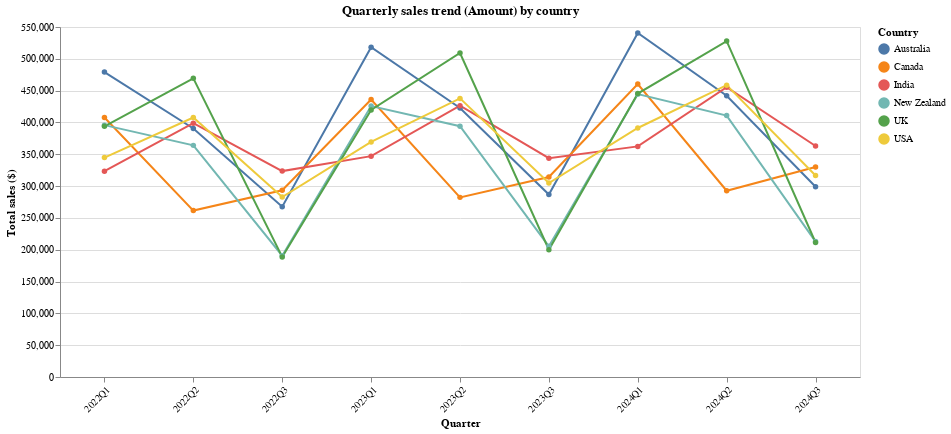

Here is the notebook cell this chart was saved with:
### Markdown cell above
### Visual 1: Quarterly sales trend by country

### Code cell
import altair as alt

# Aggregate to quarterly totals (less noisy than monthly, easier to compare trends)
df["Quarter_start"] = df["Date"].dt.to_period("Q").dt.start_time
df["Quarter_label"] = df["Date"].dt.to_period("Q").astype(str)  # e.g., 2022Q1

quarterly = (
    df.groupby(["Quarter_start", "Quarter_label", "Country"], as_index=False)
      .agg(total_amount=("Amount", "sum"))
      .sort_values(["Quarter_start", "Country"])
)

# Visual 1: Quarterly sales trend by country
chart_q = (
    alt.Chart(quarterly)
    .mark_line(point=True)
    .encode(
        x=alt.X(
            "Quarter_label:N",
            sort=alt.SortField(field="Quarter_start", order="ascending"),
            axis=alt.Axis(title="Quarter", labelAngle=-45)
        ),
        y=alt.Y(
            "total_amount:Q",
            axis=alt.Axis(title="Total sales ($)", format=",.0f")
        ),
        color=alt.Color("Country:N", legend=alt.Legend(title="Country"))
    )
    .properties(title="Quarterly sales trend (Amount) by country", width=800, height=350)
)

chart_q

### Figure 1 — Vega-Lite specification as saved in the notebook (floating-point values rounded to 4 significant figures)
{"config": {"view": {"continuousWidth": 300, "continuousHeight": 300}}, "data": {"name": "data-0d6d43196edecd9871f621258f024577"}, "mark": {"type": "line", "point": true}, "encoding": {"color": {"field": "Country", "legend": {"title": "Country"}, "type": "nominal"}, "x": {"axis": {"labelAngle": -45, "title": "Quarter"}, "field": "Quarter_label", "sort": {"field": "Quarter_start", "order": "ascending"}, "type": "nominal"}, "y": {"axis": {"format": ",.0f", "title": "Total sales ($)"}, "field": "total_amount", "type": "quantitative"}}, "height": 350, "title": "Quarterly sales trend (Amount) by country", "width": 800, "$schema": "https://vega.github.io/schema/vega-lite/v6.1.0.json", "datasets": {"data-0d6d43196edecd9871f621258f024577": [{"Quarter_start": "2022-01-01T00:00:00", "Quarter_label": "2022Q1", "Country": "Australia", "total_amount": 479200.0}, {"Quarter_start": "2022-01-01T00:00:00", "Quarter_label": "2022Q1", "Country": "Canada", "total_amount": 407900.0}, {"Quarter_start": "2022-01-01T00:00:00", "Quarter_label": "2022Q1", "Country": "India", "total_amount": 323400.0}, {"Quarter_start": "2022-01-01T00:00:00", "Quarter_label": "2022Q1", "Country": "New Zealand", "total_amount": 395800.0}, {"Quarter_start": "2022-01-01T00:00:00", "Quarter_label": "2022Q1", "Country": "UK", "total_amount": 394000.0}, {"Quarter_start": "2022-01-01T00:00:00", "Quarter_label": "2022Q1", "Country": "USA", "total_amount": 344800.0}, {"Quarter_start": "2022-04-01T00:00:00", "Quarter_label": "2022Q2", "Country": "Australia", "total_amount": 390500.0}, {"Quarter_start": "2022-04-01T00:00:00", "Quarter_label": "2022Q2", "Country": "Canada", "total_amount": 261500.0}, {"Quarter_start": "2022-04-01T00:00:00", "Quarter_label": "2022Q2", "Country": "India", "total_amount": 398900.0}, {"Quarter_start": "2022-04-01T00:00:00", "Quarter_label": "2022Q2", "Country": "New Zealand", "total_amount": 364000.0}, {"Quarter_start": "2022-04-01T00:00:00", "Quarter_label": "2022Q2", "Country": "UK", "total_amount": 469300.0}, {"Quarter_start": "2022-04-01T00:00:00", "Quarter_label": "2022Q2", "Country": "USA", "total_amount": 407800.0}, {"Quarter_start": "2022-07-01T00:00:00", "Quarter_label": "2022Q3", "Country": "Australia", "total_amount": 267600.0}, {"Quarter_start": "2022-07-01T00:00:00", "Quarter_label": "2022Q3", "Country": "Canada", "total_amount": 293500.0}, {"Quarter_start": "2022-07-01T00:00:00", "Quarter_label": "2022Q3", "Country": "India", "total_amount": 323600.0}, {"Quarter_start": "2022-07-01T00:00:00", "Quarter_label": "2022Q3", "Country": "New Zealand", "total_amount": 190600.0}, {"Quarter_start": "2022-07-01T00:00:00", "Quarter_label": "2022Q3", "Country": "UK", "total_amount": 188500.0}, {"Quarter_start": "2022-07-01T00:00:00", "Quarter_label": "2022Q3", "Country": "USA", "total_amount": 282800.0}, {"Quarter_start": "2023-01-01T00:00:00", "Quarter_label": "2023Q1", "Country": "Australia", "total_amount": 518100.0}, {"Quarter_start": "2023-01-01T00:00:00", "Quarter_label": "2023Q1", "Country": "Canada", "total_amount": 436000.0}, {"Quarter_start": "2023-01-01T00:00:00", "Quarter_label": "2023Q1", "Country": "India", "total_amount": 347000.0}, {"Quarter_start": "2023-01-01T00:00:00", "Quarter_label": "2023Q1", "Country": "New Zealand", "total_amount": 425800.0}, {"Quarter_start": "2023-01-01T00:00:00", "Quarter_label": "2023Q1", "Country": "UK", "total_amount": 419700.0}, {"Quarter_start": "2023-01-01T00:00:00", "Quarter_label": "2023Q1", "Country": "USA", "total_amount": 369400.0}, {"Quarter_start": "2023-04-01T00:00:00", "Quarter_label": "2023Q2", "Country": "Australia", "total_amount": 422700.0}, {"Quarter_start": "2023-04-01T00:00:00", "Quarter_label": "2023Q2", "Country": "Canada", "total_amount": 282300.0}, {"Quarter_start": "2023-04-01T00:00:00", "Quarter_label": "2023Q2", "Country": "India", "total_amount": 426400.0}, {"Quarter_start": "2023-04-01T00:00:00", "Quarter_label": "2023Q2", "Country": "New Zealand", "total_amount": 394000.0}, {"Quarter_start": "2023-04-01T00:00:00", "Quarter_label": "2023Q2", "Country": "UK", "total_amount": 509200.0}, {"Quarter_start": "2023-04-01T00:00:00", "Quarter_label": "2023Q2", "Country": "USA", "total_amount": 437800.0}, {"Quarter_start": "2023-07-01T00:00:00", "Quarter_label": "2023Q3", "Country": "Australia", "total_amount": 286800.0}, {"Quarter_start": "2023-07-01T00:00:00", "Quarter_label": "2023Q3", "Country": "Canada", "total_amount": 314200.0}, {"Quarter_start": "2023-07-01T00:00:00", "Quarter_label": "2023Q3", "Country": "India", "total_amount": 343900.0}, {"Quarter_start": "2023-07-01T00:00:00", "Quarter_label": "2023Q3", "Country": "New Zealand", "total_amount": 205300.0}, {"Quarter_start": "2023-07-01T00:00:00", "Quarter_label": "2023Q3", "Country": "UK", "total_amount": 200000.0}, {"Quarter_start": "2023-07-01T00:00:00", "Quarter_label": "2023Q3", "Country": "USA", "total_amount": 304800.0}, {"Quarter_start": "2024-01-01T00:00:00", "Quarter_label": "2024Q1", "Country": "Australia", "total_amount": 540500.0}, {"Quarter_start": "2024-01-01T00:00:00", "Quarter_label": "2024Q1", "Country": "Canada", "total_amount": 460300.0}, {"Quarter_start": "2024-01-01T00:00:00", "Quarter_label": "2024Q1", "Country": "India", "total_amount": 362400.0}, {"Quarter_start": "2024-01-01T00:00:00", "Quarter_label": "2024Q1", "Country": "New Zealand", "total_amount": 444500.0}, {"Quarter_start": "2024-01-01T00:00:00", "Quarter_label": "2024Q1", "Country": "UK", "total_amount": 445400.0}, {"Quarter_start": "2024-01-01T00:00:00", "Quarter_label": "2024Q1", "Country": "USA", "total_amount": 391300.0}, {"Quarter_start": "2024-04-01T00:00:00", "Quarter_label": "2024Q2", "Country": "Australia", "total_amount": 442000.0}, {"Quarter_start": "2024-04-01T00:00:00", "Quarter_label": "2024Q2", "Country": "Canada", "total_amount": 292700.0}, {"Quarter_start": "2024-04-01T00:00:00", "Quarter_label": "2024Q2", "Country": "India", "total_amount": 455300.0}, {"Quarter_start": "2024-04-01T00:00:00", "Quarter_label": "2024Q2", "Country": "New Zealand", "total_amount": 410800.0}, {"Quarter_start": "2024-04-01T00:00:00", "Quarter_label": "2024Q2", "Country": "UK", "total_amount": 527800.0}, {"Quarter_start": "2024-04-01T00:00:00", "Quarter_label": "2024Q2", "Country": "USA", "total_amount": 458600.0}, {"Quarter_start": "2024-07-01T00:00:00", "Quarter_label": "2024Q3", "Country": "Australia", "total_amount": 299000.0}, {"Quarter_start": "2024-07-01T00:00:00", "Quarter_label": "2024Q3", "Country": "Canada", "total_amount": 330100.0}, {"Quarter_start": "2024-07-01T00:00:00", "Quarter_label": "2024Q3", "Country": "India", "total_amount": 363000.0}, {"Quarter_start": "2024-07-01T00:00:00", "Quarter_label": "2024Q3", "Country": "New Zealand", "total_amount": 212800.0}, {"Quarter_start": "2024-07-01T00:00:00", "Quarter_label": "2024Q3", "Country": "UK", "total_amount": 211400.0}, {"Quarter_start": "2024-07-01T00:00:00", "Quarter_label": "2024Q3", "Country": "USA", "total_amount": 316600.0}]}}
